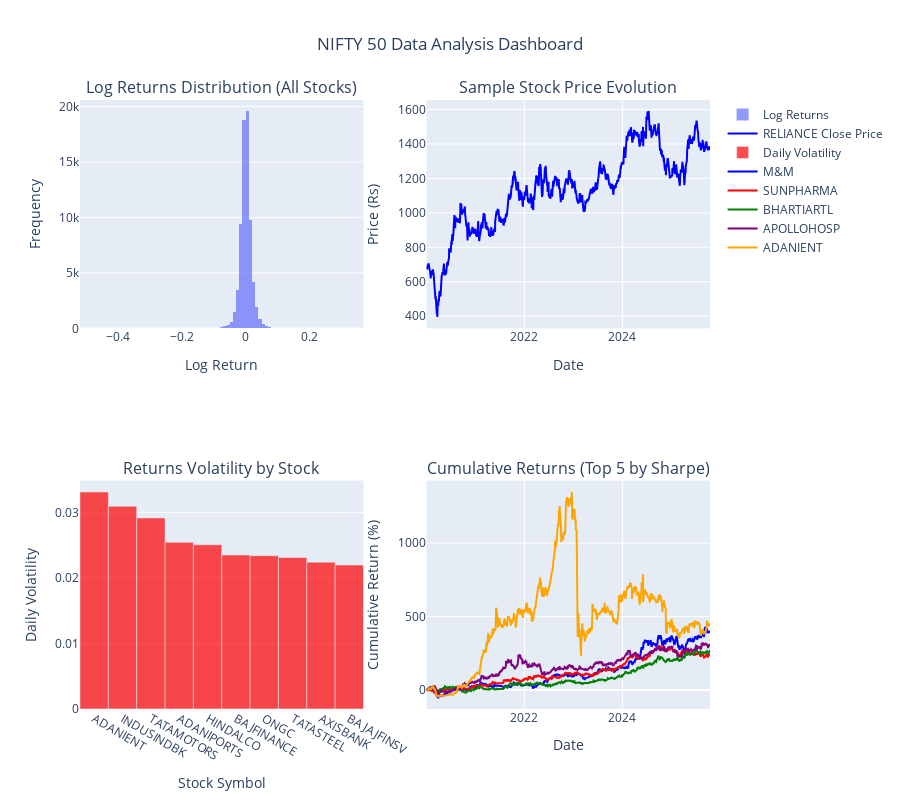

Write notebook code for a chart like this one.
### Markdown cell above
## 9. Data Visualization

* **Purpose:** Create comprehensive visual analysis dashboard to understand data characteristics and patterns.

* **Visualization Components:**
  - **Distribution Analysis:** Histogram of log returns across all stocks
  - **Price Evolution:** Time series plot showing stock price movement  
  - **Volatility Ranking:** Bar chart of highest volatility stocks
  - **Performance Comparison:** Cumulative returns for top-performing stocks

* **Interactive Features:** Using Plotly for interactive charts with hover information and zoom capabilities.

### Code cell
# Create comprehensive visualizations
fig = make_subplots(
    rows=2, cols=2,
    subplot_titles=[
        'Log Returns Distribution (All Stocks)',
        'Sample Stock Price Evolution', 
        'Returns Volatility by Stock',
        'Cumulative Returns (Top 5 by Sharpe)'
    ],
    specs=[[{"secondary_y": False}, {"secondary_y": False}],
           [{"secondary_y": False}, {"secondary_y": False}]]
)

# 1. Log Returns Distribution
fig.add_trace(
    go.Histogram(
        x=combined_data_with_returns['Log_Return'],
        nbinsx=100,
        name='Log Returns',
        opacity=0.7
    ),
    row=1, col=1
)

# 2. Sample Stock Price Evolution (Reliance)
reliance_data = combined_data_with_returns[combined_data_with_returns['Symbol'] == 'RELIANCE'].copy()
if not reliance_data.empty:
    fig.add_trace(
        go.Scatter(
            x=reliance_data['Date'],
            y=reliance_data['Close'],
            mode='lines',
            name='RELIANCE Close Price',
            line=dict(color='blue')
        ),
        row=1, col=2
    )

# 3. Returns Volatility by Stock
top_10_vol = return_stats.nlargest(10, 'Std')
fig.add_trace(
    go.Bar(
        x=top_10_vol.index,
        y=top_10_vol['Std'],
        name='Daily Volatility',
        marker_color='red',
        opacity=0.7
    ),
    row=2, col=1
)

# 4. Cumulative Returns for Top 5 Sharpe Ratio stocks
top_5_symbols = return_stats.nlargest(5, 'Sharpe_Ratio').index.tolist()
colors = ['blue', 'red', 'green', 'purple', 'orange']

for i, symbol in enumerate(top_5_symbols):
    stock_data = combined_data_with_returns[combined_data_with_returns['Symbol'] == symbol].copy()
    if not stock_data.empty:
        stock_data = stock_data.sort_values('Date')
        stock_data['Cumulative_Return'] = (1 + stock_data['Log_Return']).cumprod() - 1
        
        fig.add_trace(
            go.Scatter(
                x=stock_data['Date'],
                y=stock_data['Cumulative_Return'] * 100,
                mode='lines',
                name=f'{symbol}',
                line=dict(color=colors[i])
            ),
            row=2, col=2
        )

# Update layout
fig.update_layout(
    height=800,
    title_text="NIFTY 50 Data Analysis Dashboard",
    title_x=0.5,
    showlegend=True
)

# Update axes labels
fig.update_xaxes(title_text="Log Return", row=1, col=1)
fig.update_yaxes(title_text="Frequency", row=1, col=1)

fig.update_xaxes(title_text="Date", row=1, col=2)
fig.update_yaxes(title_text="Price (Rs)", row=1, col=2)

fig.update_xaxes(title_text="Stock Symbol", row=2, col=1)
fig.update_yaxes(title_text="Daily Volatility", row=2, col=1)

fig.update_xaxes(title_text="Date", row=2, col=2)
fig.update_yaxes(title_text="Cumulative Return (%)", row=2, col=2)

fig.show()

print("Comprehensive data visualization completed!")

### Figure 1 — Plotly figure (JSON) as saved in the notebook; plotly's stock layout.template omitted (floating-point values rounded to 4 significant figures; data arrays with more than 128 entries replaced by an {"elided": "..."} marker saying what was removed)
{"data": [{"name": "Log Returns", "nbinsx": 100, "opacity": 0.7, "type": "histogram", "x": {"elided": "71700 float values"}, "xaxis": "x", "yaxis": "y"}, {"line": {"color": "blue"}, "mode": "lines", "name": "RELIANCE Close Price", "type": "scatter", "x": {"elided": "1434 str values"}, "xaxis": "x2", "y": {"elided": "1434 float values"}, "yaxis": "y2"}, {"marker": {"color": "red"}, "name": "Daily Volatility", "opacity": 0.7, "type": "bar", "x": ["ADANIENT", "INDUSINDBK", "TATAMOTORS", "ADANIPORTS", "HINDALCO", "BAJFINANCE", "ONGC", "TATASTEEL", "AXISBANK", "BAJAJFINSV"], "xaxis": "x3", "y": [0.0331, 0.03091, 0.02915, 0.02542, 0.02505, 0.02349, 0.02339, 0.02311, 0.0224, 0.02196], "yaxis": "y3"}, {"line": {"color": "blue"}, "mode": "lines", "name": "M&M", "type": "scatter", "x": {"elided": "1434 str values"}, "xaxis": "x4", "y": {"elided": "1434 float values"}, "yaxis": "y4"}, {"line": {"color": "red"}, "mode": "lines", "name": "SUNPHARMA", "type": "scatter", "x": {"elided": "1434 str values"}, "xaxis": "x4", "y": {"elided": "1434 float values"}, "yaxis": "y4"}, {"line": {"color": "green"}, "mode": "lines", "name": "BHARTIARTL", "type": "scatter", "x": {"elided": "1434 str values"}, "xaxis": "x4", "y": {"elided": "1434 float values"}, "yaxis": "y4"}, {"line": {"color": "purple"}, "mode": "lines", "name": "APOLLOHOSP", "type": "scatter", "x": {"elided": "1434 str values"}, "xaxis": "x4", "y": {"elided": "1434 float values"}, "yaxis": "y4"}, {"line": {"color": "orange"}, "mode": "lines", "name": "ADANIENT", "type": "scatter", "x": {"elided": "1434 str values"}, "xaxis": "x4", "y": {"elided": "1434 float values"}, "yaxis": "y4"}], "layout": {"annotations": [{"font": {"size": 16}, "showarrow": false, "text": "Log Returns Distribution (All Stocks)", "x": 0.225, "xanchor": "center", "xref": "paper", "y": 1, "yanchor": "bottom", "yref": "paper"}, {"font": {"size": 16}, "showarrow": false, "text": "Sample Stock Price Evolution", "x": 0.775, "xanchor": "center", "xref": "paper", "y": 1, "yanchor": "bottom", "yref": "paper"}, {"font": {"size": 16}, "showarrow": false, "text": "Returns Volatility by Stock", "x": 0.225, "xanchor": "center", "xref": "paper", "y": 0.375, "yanchor": "bottom", "yref": "paper"}, {"font": {"size": 16}, "showarrow": false, "text": "Cumulative Returns (Top 5 by Sharpe)", "x": 0.775, "xanchor": "center", "xref": "paper", "y": 0.375, "yanchor": "bottom", "yref": "paper"}], "height": 800, "showlegend": true, "title": {"text": "NIFTY 50 Data Analysis Dashboard", "x": 0.5}, "xaxis": {"anchor": "y", "domain": [0, 0.45], "title": {"text": "Log Return"}}, "xaxis2": {"anchor": "y2", "domain": [0.55, 1], "title": {"text": "Date"}}, "xaxis3": {"anchor": "y3", "domain": [0, 0.45], "title": {"text": "Stock Symbol"}}, "xaxis4": {"anchor": "y4", "domain": [0.55, 1], "title": {"text": "Date"}}, "yaxis": {"anchor": "x", "domain": [0.625, 1], "title": {"text": "Frequency"}}, "yaxis2": {"anchor": "x2", "domain": [0.625, 1], "title": {"text": "Price (Rs)"}}, "yaxis3": {"anchor": "x3", "domain": [0, 0.375], "title": {"text": "Daily Volatility"}}, "yaxis4": {"anchor": "x4", "domain": [0, 0.375], "title": {"text": "Cumulative Return (%)"}}}}
